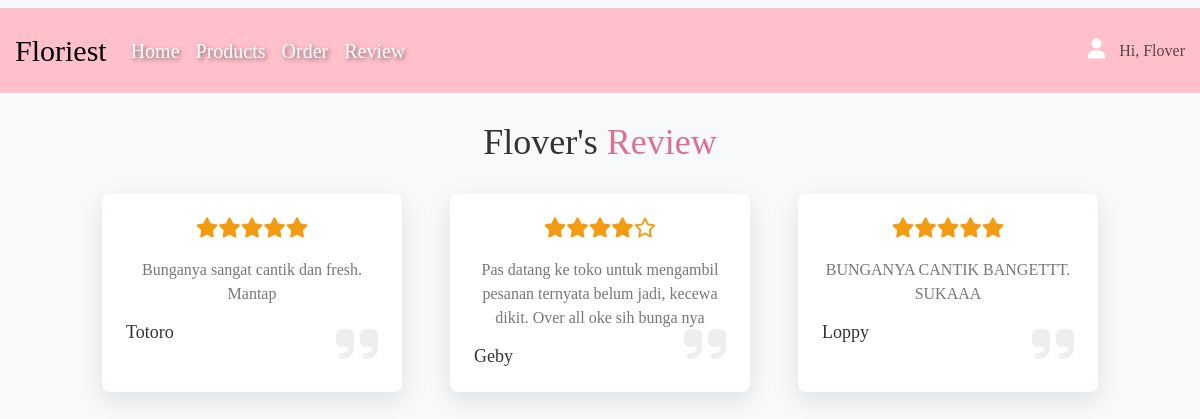
The app's page /UAP/admin/review-admin.php with its own data.
### tables this page shows
CREATE TABLE `review` (
  `id` int(11) NOT NULL,
  `nama` varchar(200) NOT NULL,
  `komentar` text NOT NULL,
  `rating` int(11) NOT NULL
);

### UAP/admin/review-admin.php (the view, shortened to what this page needs)
<?php
include '../connect/koneksi.php';
$query_mysql = mysqli_query($conn, "SELECT * FROM review");
?>
<!DOCTYPE html>
<html lang="en">
<head>
    <link rel="stylesheet" href="https://cdn.jsdelivr.net/npm/bootstrap@5.3.3/dist/css/bootstrap.min.css">
</head>
<body>
<nav class="navbar navbar-expand-lg bg-body-tertiary">
    <div class="container-fluid">
        <a class="navbar-brand" href="#">Floriest</a>
        <div class="collapse navbar-collapse" id="navbarText">
            <ul class="navbar-nav me-auto mb-2 mb-lg-0">
                    <li class="nav-item">
                        <a class="nav-link active" aria-current="page" href="home-admin.php">Home</a>
                    </li>
                    <li class="nav-item">
                        <a class="nav-link" href="products-admin.php">Products</a>
                    </li>
                    <li class="nav-item">
                        <a class="nav-link" href="order-admin.php">Order</a>
                    </li>
                    <li class="nav-item">
                        <a class="nav-link" href="review-admin.php">Review</a>
                    </li>
            </ul>
            <span class="navbar-text">
                <i class="fa-solid fa-user" style="color: white"></i>
                Hi, Flover
            </span>
        </div>
    </div>
</nav>
<div class="review">
    <h1 class="heading">Flover's <span>Review</span></h1>
    <div class="box-container">
        <?php while ($data = mysqli_fetch_assoc($query_mysql)) { ?>
            <div class="box">
                <div class="stars">
                    <?php
                    $rating = $data['rating'];
                    for ($i = 0; $i < 5; $i++) {
                        if ($i < $rating) {
                            echo '<i class="fas fa-star"></i>';
                        } else {
                            echo '<i class="far fa-star"></i>';
                        }
                    }
                    ?>
                </div>
                <p><?php echo $data['komentar']; ?></p>
                <div class="user">
                    <div class="user-info">
                        <h3><?php echo $data['nama']; ?></h3>
                    </div>
                </div>
                <span class="fas fa-quote-right"></span>
            </div>
        <?php } ?>
    </div>
</div>
</body>
</html>

### UAP/admin/review-admin.php (style rules this page uses)
* { font-family: 'Lucida Sans'; }
body { margin: 0; padding: 0; background: #f8f9fa; background-size: cover; }
.container-fluid { background-color: pink; padding: 15px; }
.navbar-brand { font-size: 30px; }
.navbar-nav .nav-link { color: white; font-size: 20px; text-shadow: 2px 2px 4px rgba(0, 0, 0, 0.5); }
.navbar-nav .nav-link.active { color: white; font-size: 20px; text-shadow: 2px 2px 4px rgba(0, 0, 0, 0.5); }
.navbar-text i { font-size: 20px; margin-right: 10px; }
.review { padding: 20px; text-align: center; display: flex; flex-direction: column; justify-content: flex-start; }
.heading { margin-bottom: 30px; font-size: 36px; color: #333; align-self: center; }
.heading span { color: #db7093; }
.box-container { display: flex; flex-wrap: wrap; gap: 48px; justify-content: center; }
.box { flex: 1 1 300px; max-width: 300px; background: #fff; box-shadow: 0px 8px 24px rgba(0, 0, 0, 0.1); border-radius: 8px; padding: 24px; position: relative; box-sizing: border-box; }
.box .fa-quote-right { position: absolute; bottom: 24px; right: 24px; font-size: 48px; color: #eee; }
.stars { margin-bottom: 16px; }
.stars i { color: #f39c12; font-size: 20px; }
.box p { color: #777; font-size: 16px; margin: 16px 0; }
.user { display: flex; align-items: center; margin-top: 16px; }
.user-info h3 { font-size: 18px; color: #333; margin: 0; }

### records on screen
review: rating 5 (drawn), komentar "Bunganya sangat cantik dan fresh. Mantap", nama "Totoro"
review: rating 4 (drawn), komentar "Pas datang ke toko untuk mengambil pesanan ternyata belum jadi, kecewa dikit. Over all oke sih bunga nya", nama "Geby"
review: rating 5 (drawn), komentar "BUNGANYA CANTIK BANGETTT. SUKAAA", nama "Loppy"
